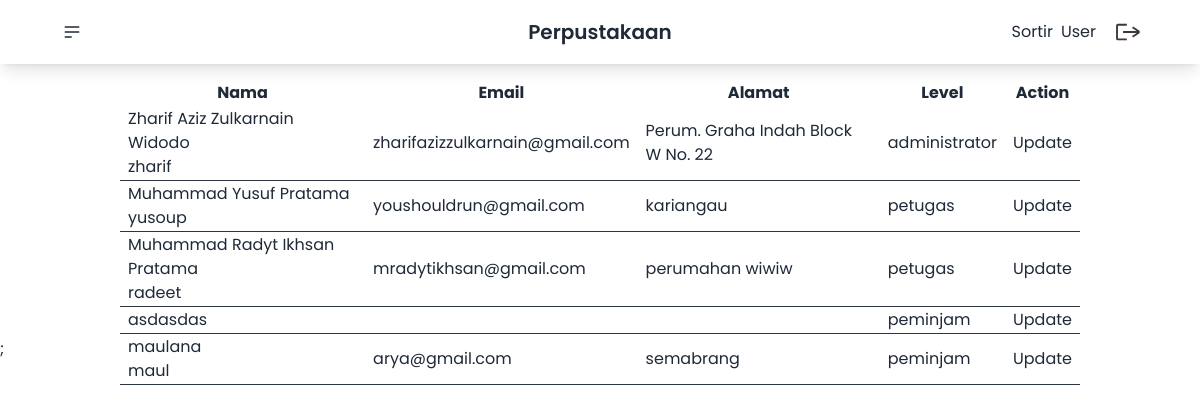
The page /src/view/pengguna/index.php (signed in) on the database its author committed.
### tables this page shows
CREATE TABLE `tbl_user` (
  `id_user` int(11) NOT NULL,
  `username` varchar(255) NOT NULL,
  `password` varchar(255) NOT NULL,
  `email` varchar(255) NOT NULL,
  `nama_lengkap` varchar(255) NOT NULL,
  `alamat` text NOT NULL,
  `level` enum('administrator','petugas','peminjam','') NOT NULL DEFAULT 'peminjam'
);

### src/view/pengguna/index.php (the view, shortened to what this page needs)
<?php include '../partials/_header.php' ?>
    <main class="relative top-16 z-[10] px-0 md:px-3 py-4 flex flex-col justify-center items-center">
        <div class="md:w-[80vw] w-full">
            <table class="table-auto w-full">
                <thead>
                    <tr>
                        <th>Nama</th>
                        <th>Email</th>
                        <th>Alamat</th>
                        <th>Level</th>
                        <th>Action</th>
                    </tr>
                </thead>
                <tbody>
                    <?php
                    $getUser = mysqli_query($con, "SELECT * FROM tbl_user ORDER BY level");
                    while($u = mysqli_fetch_array($getUser)){
                    ?>
                        <tr class="border-b border-neutral">
                            <td class="px-2"><p><?= $u['nama_lengkap'] ?></p><p><?= $u['username'] ?></p></td>
                            <td class="px-2"><?= $u['email'] ?></td>
                            <td class="px-2"><?= $u['alamat'] ?></td>
                            <td class="px-2"><?= $u['level'] ?></td>
                            <td class="px-2">
                                <a href="update.php?user=<?=$u['id_user']?>">Update</a>
                            </td>
                        </tr>
                    <?php } ?>
                </tbody>
            </table>
        </div>
    </main>
<?php include '../partials/_footer.php' ?>;

### public/overwrite.css (style rules this page uses)
* { font-family: Poppins; }

### rows shown on the page
tbl_user: nama_lengkap "Zharif Aziz Zulkarnain Widodo", username "zharif", email "zharifazizzulkarnain@gmail.com", alamat "Perum. Graha Indah Block W No. 22", level "administrator"
tbl_user: nama_lengkap "Muhammad Yusuf Pratama", username "yusoup", email "youshouldrun@gmail.com", alamat "kariangau", level "petugas"
tbl_user: nama_lengkap "Muhammad Radyt Ikhsan Pratama", username "radeet", email "mradytikhsan@gmail.com", alamat "perumahan wiwiw", level "petugas"
tbl_user: username "asdasdas", level "peminjam"
tbl_user: nama_lengkap "maulana", username "maul", email "arya@gmail.com", alamat "semabrang", level "peminjam"
